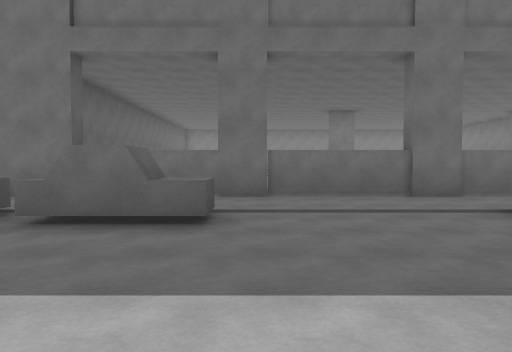
[1] (above)

24 first-person views from a walk through a 3-D level made in the Unity game engine. The camera is 1.4 m above the floor, tilts 2° down and sees 70° across. The floor is counted in squares, 2 m on a side. Each view is taken from the middle of a square. On the plan, view 1 faces up. The plan holds only what a view shows up to about 11 squares ahead; the rest is blank. The place goes on beyond the plan. The player is left out.

[2]
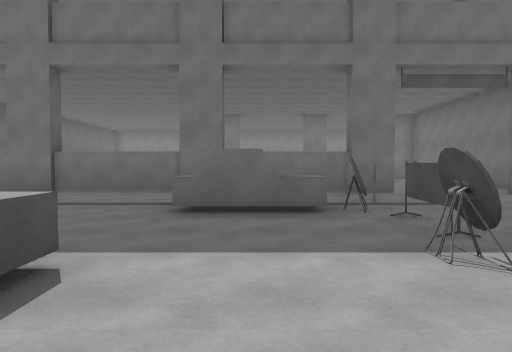

[3]
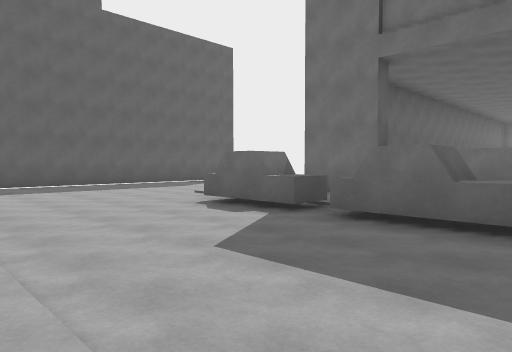

[4]
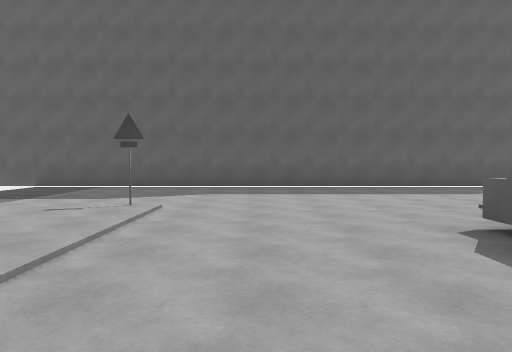

[5]
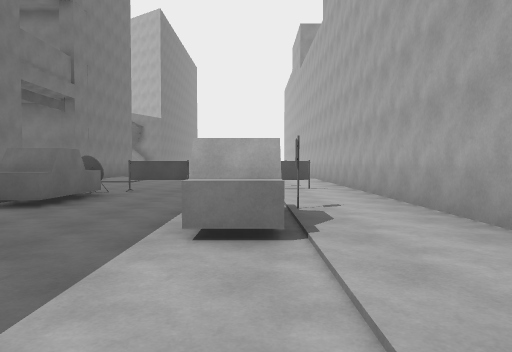

[6]
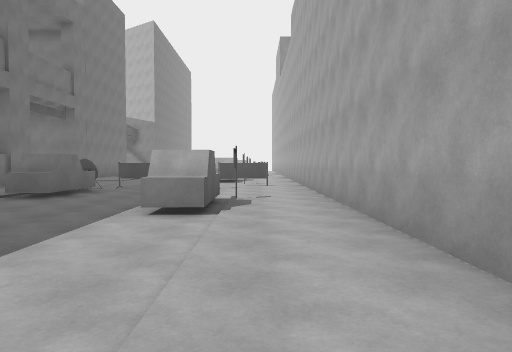

[7]
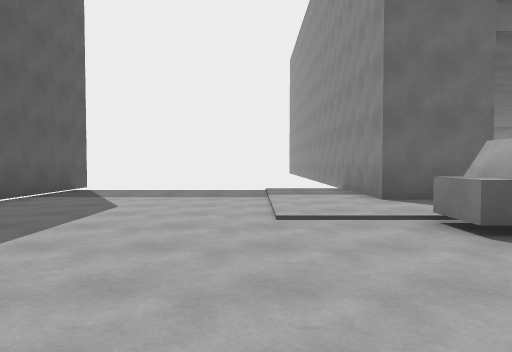

[8]
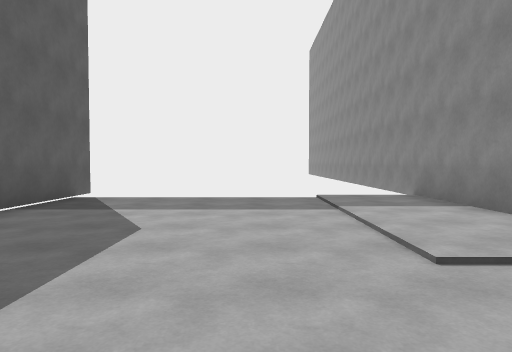

[9]
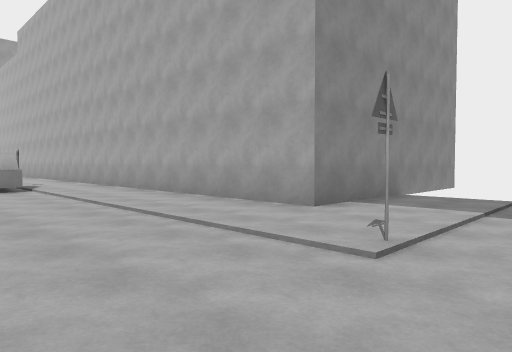

[10]
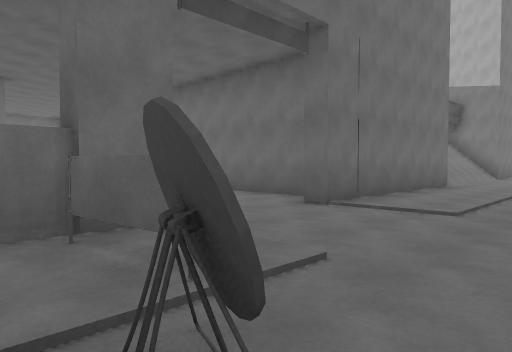

[11]
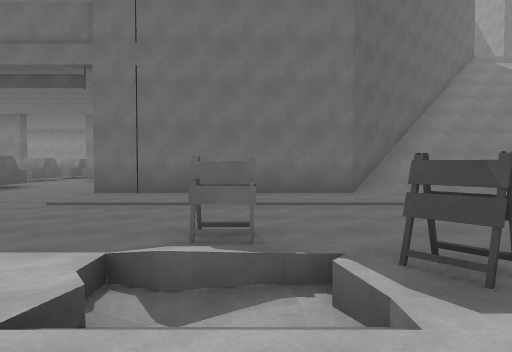

[12]
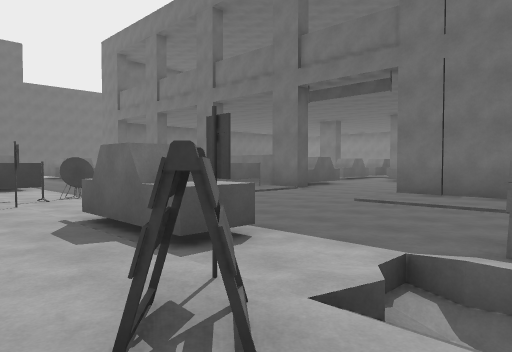

[13]
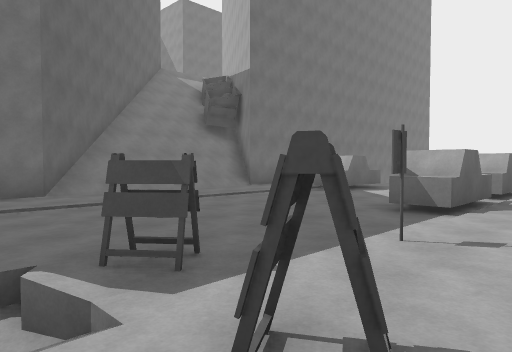

[14]
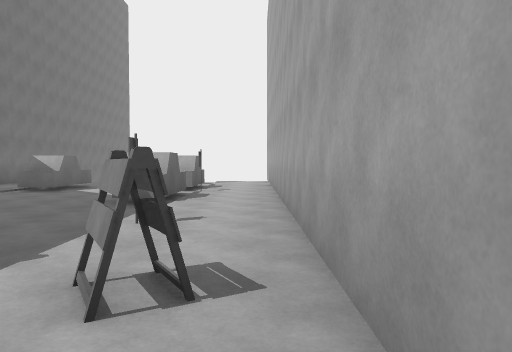

[15]
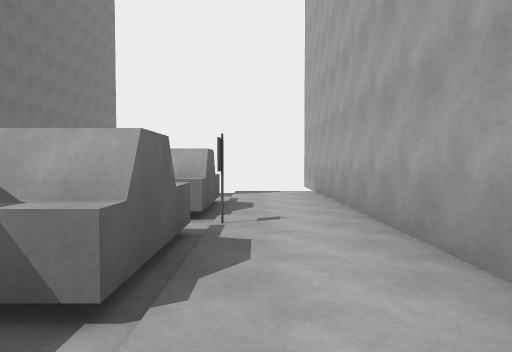

[16]
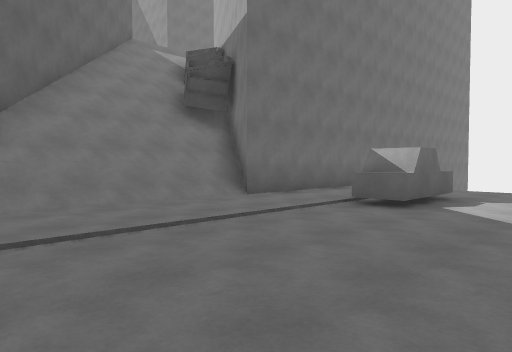

[17]
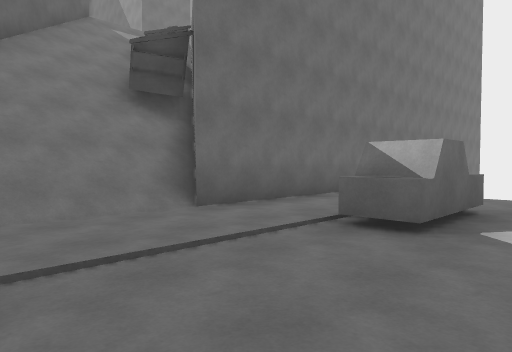

[18]
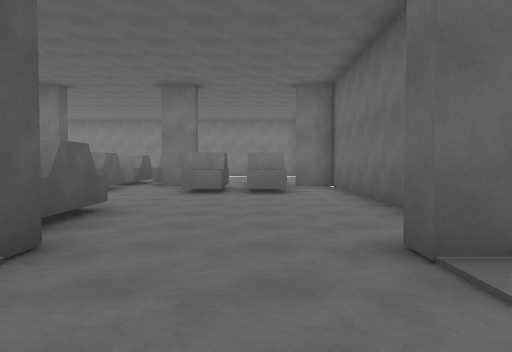

[19]
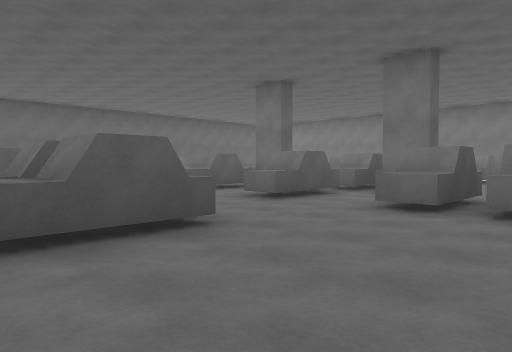

[20]
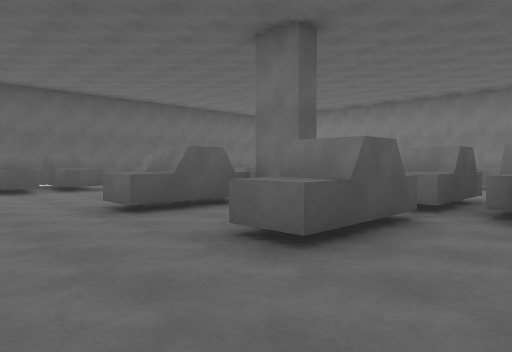

[21]
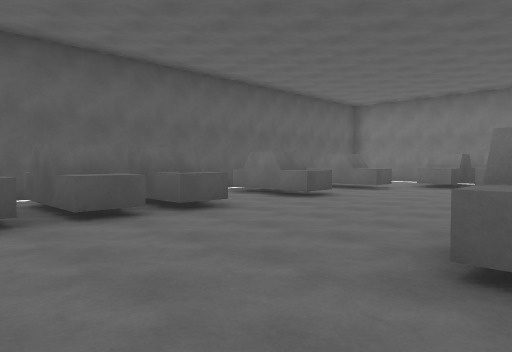

[22]
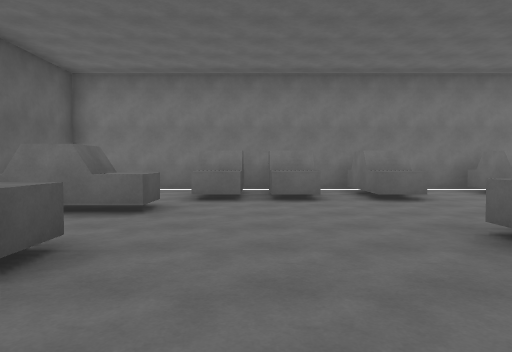

[23]
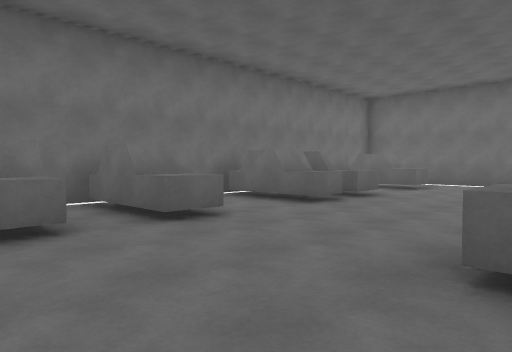

[24]
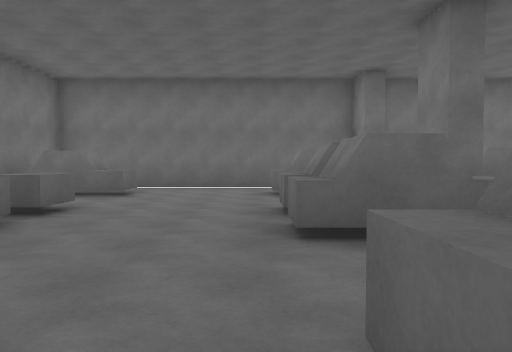

### Floor plan
Key: @ floor where view 1 was taken; # wall or solid block; x gap in a wall; . floor; / step, stairs or slope; = window, fence, low wall or low ledge; ^ raised ledge.
Columns run from 13 left of view 1 to 29 right of it. Each row starts with its distance up from view 1.
 25          ###########
 24            . .^.^..^   ^
 23            .#.#.#..##..#. #
 22            .^.^.^..^^..^..#
 21           #^..............#
 20           #^..............#
 19            ...............#
 18         #.#^....#..##..#  #
 17         #.#^....# .##..
 16         # ......##..##. .##
 15         # #^....#..#.## ..#         ##
 14         # x^....#..#..##..#        ##//
 13         #.#^..............#       ##///
 12        ##.x^..............#      ##///
 11 #      ##    .... ........#     ##///###
 10 #.......#       #   #.....#    ##////##
  9 #.......#       #  ##.....#   ##//////#
  8 #.......##############...######//////#####
  7 #........   ........#....................
  6 #.........  ........#..................
  5 #......^#^^#^....##^x................##^..
  4 #...................x.....................
  3 #...................#.. ................
  2 #...................x    ..###......
  1 #..............##...#..^#^.==/....##^##^..
  0 #....#.......@......#......#.#.#..........
 -1 #......................  .................
 -2 #.......###############     ###############
 -3 #.......#
 -4 #... ...#
 -5 #      ##

Positions as (right, up) in squares from view 1, and headings:
1: (0, 0), facing up
2: (5, -1), facing up
3: (0, 0), facing up-left
4: (-2, 2), facing left
5: (-2, 1), facing right
6: (-4, 0), facing right
7: (-8, 1), facing up
8: (-9, 3), facing up
9: (-9, 3), facing down-right
10: (6, 4), facing up-right
11: (15, -1), facing up
12: (15, -1), facing up-left
13: (15, -1), facing up-right
14: (14, -1), facing right
15: (19, 0), facing right
16: (18, 2), facing up-right
17: (20, 3), facing up-right
18: (10, 5), facing up
19: (11, 8), facing up-left
20: (8, 11), facing up-left
21: (3, 11), facing up-left
22: (0, 15), facing up
23: (0, 18), facing up-right
24: (2, 19), facing right
